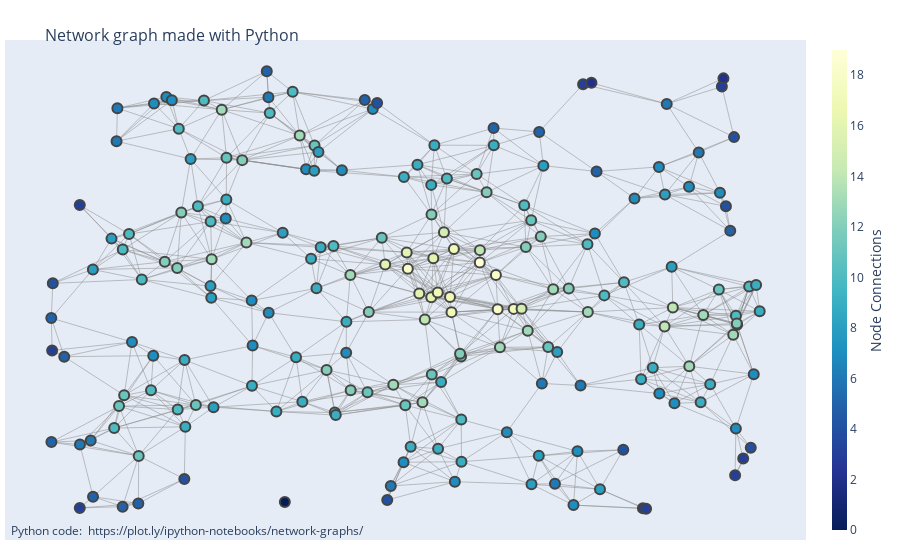

Here is the notebook cell this chart was saved with:
### Code cell
fig = go.Figure(data=[edge_trace, node_trace],
             layout=go.Layout(
                title='<br>Network graph made with Python',
                titlefont_size=16,
                showlegend=False,
                hovermode='closest',
                margin=dict(b=20,l=5,r=5,t=40),
                annotations=[ dict(
                    text="Python code: <a href='https://plot.ly/ipython-notebooks/network-graphs/'> https://plot.ly/ipython-notebooks/network-graphs/</a>",
                    showarrow=False,
                    xref="paper", yref="paper",
                    x=0.005, y=-0.002 ) ],
                xaxis=dict(showgrid=False, zeroline=False, showticklabels=False),
                yaxis=dict(showgrid=False, zeroline=False, showticklabels=False))
                )
fig.show()

### Figure 1 — Plotly figure (JSON) as saved in the notebook; plotly's stock layout.template omitted (floating-point values rounded to 4 significant figures; data arrays with more than 128 entries replaced by an {"elided": "..."} marker saying what was removed)
{"data": [{"hoverinfo": "none", "line": {"color": "#888", "width": 0.5}, "mode": "lines", "type": "scatter", "x": {"elided": "2742 float values"}, "y": {"elided": "2742 float values"}}, {"hoverinfo": "text", "marker": {"color": {"elided": "200 int values"}, "colorbar": {"thickness": 15, "title": {"side": "right", "text": "Node Connections"}, "xanchor": "left"}, "colorscale": [[0, "rgb(255,255,217)"], [0.125, "rgb(237,248,177)"], [0.25, "rgb(199,233,180)"], [0.375, "rgb(127,205,187)"], [0.5, "rgb(65,182,196)"], [0.625, "rgb(29,145,192)"], [0.75, "rgb(34,94,168)"], [0.875, "rgb(37,52,148)"], [1, "rgb(8,29,88)"]], "line": {"width": 2}, "reversescale": true, "showscale": true, "size": 10}, "mode": "markers", "text": {"elided": "200 str values"}, "type": "scatter", "x": {"elided": "200 float values"}, "y": {"elided": "200 float values"}}], "layout": {"annotations": [{"showarrow": false, "text": "Python code: <a href='https://plot.ly/ipython-notebooks/network-graphs/'> https://plot.ly/ipython-notebooks/network-graphs/</a>", "x": 0.005, "xref": "paper", "y": -0.002, "yref": "paper"}], "autosize": true, "hovermode": "closest", "margin": {"b": 20, "l": 5, "r": 5, "t": 40}, "showlegend": false, "title": {"font": {"size": 16}, "text": "<br>Network graph made with Python"}, "xaxis": {"autorange": true, "range": [-0.05375, 1.051], "showgrid": false, "showticklabels": false, "type": "linear", "zeroline": false}, "yaxis": {"autorange": true, "range": [-0.07052, 1.057], "showgrid": false, "showticklabels": false, "type": "linear", "zeroline": false}}}
